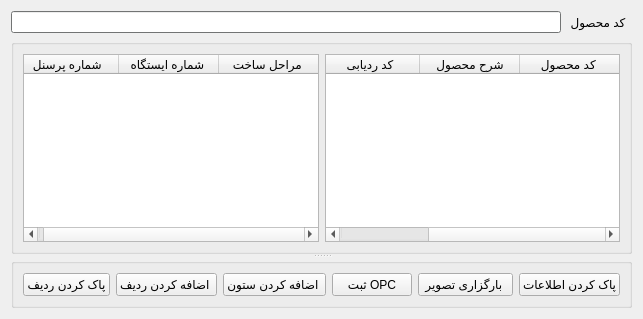
      <widget class="QWidget" name="Manage_Opc_Product">
       <attribute name="title">
        <string>Tab 2</string>
       </attribute>
       <layout class="QGridLayout" name="gridLayout_4">
        <item row="0" column="1">
         <widget class="QLabel" name="label_4">
          <property name="autoFillBackground">
           <bool>true</bool>
          </property>
          <property name="text">
           <string>  کد محصول </string>
          </property>
         </widget>
        </item>
        <item row="0" column="0">
         <widget class="QLineEdit" name="lineEdit_2">
          <property name="palette">
           <palette>
            <active>
             <colorrole role="WindowText">
              <brush brushstyle="SolidPattern">
               <color alpha="255">
                <red>0</red>
                <green>0</green>
                <blue>0</blue>
               </color>
              </brush>
             </colorrole>
             <colorrole role="Button">
              <brush brushstyle="SolidPattern">
               <color alpha="255">
                <red>160</red>
                <green>162</green>
                <blue>163</blue>
               </color>
              </brush>
             </colorrole>
             <colorrole role="Light">
              <brush brushstyle="SolidPattern">
               <color alpha="255">
                <red>240</red>
                <green>243</green>
                <blue>245</blue>
               </color>
              </brush>
             </colorrole>
             <colorrole role="Midlight">
              <brush brushstyle="SolidPattern">
               <color alpha="255">
                <red>200</red>
                <green>202</green>
                <blue>204</blue>
               </color>
              </brush>
             </colorrole>
             <colorrole role="Dark">
              <brush brushstyle="SolidPattern">
               <color alpha="255">
                <red>80</red>
                <green>81</green>
                <blue>81</blue>
               </color>
              </brush>
             </colorrole>
             <colorrole role="Mid">
              <brush brushstyle="SolidPattern">
               <color alpha="255">
                <red>107</red>
                <green>108</green>
                <blue>109</blue>
               </color>
              </brush>
             </colorrole>
             <colorrole role="Text">
              <brush brushstyle="SolidPattern">
               <color alpha="255">
                <red>0</red>
                <green>0</green>
                <blue>0</blue>
               </color>
              </brush>
             </colorrole>
             <colorrole role="BrightText">
              <brush brushstyle="SolidPattern">
               <color alpha="255">
                <red>255</red>
                <green>255</green>
                <blue>255</blue>
               </color>
              </brush>
             </colorrole>
             <colorrole role="ButtonText">
              <brush brushstyle="SolidPattern">
               <color alpha="255">
                <red>0</red>
                <green>0</green>
                <blue>0</blue>
               </color>
              </brush>
             </colorrole>
             <colorrole role="Base">
              <brush brushstyle="SolidPattern">
               <color alpha="255">
                <red>255</red>
                <green>255</green>
                <blue>255</blue>
               </color>
              </brush>
             </colorrole>
             <colorrole role="Window">
              <brush brushstyle="SolidPattern">
               <color alpha="255">
                <red>160</red>
                <green>162</green>
                <blue>163</blue>
               </color>
              </brush>
             </colorrole>
             <colorrole role="Shadow">
              <brush brushstyle="SolidPattern">
               <color alpha="255">
                <red>0</red>
                <green>0</green>
                <blue>0</blue>
               </color>
              </brush>
             </colorrole>
             <colorrole role="AlternateBase">
              <brush brushstyle="SolidPattern">
               <color alpha="255">
                <red>207</red>
                <green>208</green>
                <blue>209</blue>
               </color>
              </brush>
             </colorrole>
             <colorrole role="ToolTipBase">
              <brush brushstyle="SolidPattern">
               <color alpha="255">
                <red>255</red>
                <green>255</green>
                <blue>220</blue>
               </color>
              </brush>
             </colorrole>
             <colorrole role="ToolTipText">
              <brush brushstyle="SolidPattern">
               <color alpha="255">
                <red>0</red>
                <green>0</green>
                <blue>0</blue>
               </color>
              </brush>
             </colorrole>
            </active>
            <inactive>
             <colorrole role="WindowText">
              <brush brushstyle="SolidPattern">
               <color alpha="255">
                <red>0</red>
                <green>0</green>
                <blue>0</blue>
               </color>
              </brush>
             </colorrole>
             <colorrole role="Button">
              <brush brushstyle="SolidPattern">
               <color alpha="255">
                <red>160</red>
                <green>162</green>
                <blue>163</blue>
               </color>
              </brush>
             </colorrole>
             <colorrole role="Light">
              <brush brushstyle="SolidPattern">
               <color alpha="255">
                <red>240</red>
                <green>243</green>
                <blue>245</blue>
               </color>
              </brush>
             </colorrole>
             <colorrole role="Midlight">
              <brush brushstyle="SolidPattern">
               <color alpha="255">
                <red>200</red>
                <green>202</green>
                <blue>204</blue>
               </color>
              </brush>
             </colorrole>
             <colorrole role="Dark">
              <brush brushstyle="SolidPattern">
               <color alpha="255">
                <red>80</red>
                <green>81</green>
                <blue>81</blue>
               </color>
              </brush>
             </colorrole>
             <colorrole role="Mid">
              <brush brushstyle="SolidPattern">
               <color alpha="255">
                <red>107</red>
                <green>108</green>
                <blue>109</blue>
               </color>
              </brush>
             </colorrole>
             <colorrole role="Text">
              <brush brushstyle="SolidPattern">
               <color alpha="255">
                <red>0</red>
                <green>0</green>
                <blue>0</blue>
               </color>
              </brush>
             </colorrole>
             <colorrole role="BrightText">
              <brush brushstyle="SolidPattern">
               <color alpha="255">
                <red>255</red>
                <green>255</green>
                <blue>255</blue>
               </color>
              </brush>
             </colorrole>
             <colorrole role="ButtonText">
              <brush brushstyle="SolidPattern">
               <color alpha="255">
                <red>0</red>
                <green>0</green>
                <blue>0</blue>
               </color>
              </brush>
             </colorrole>
             <colorrole role="Base">
              <brush brushstyle="SolidPattern">
               <color alpha="255">
                <red>255</red>
                <green>255</green>
                <blue>255</blue>
               </color>
              </brush>
             </colorrole>
             <colorrole role="Window">
              <brush brushstyle="SolidPattern">
               <color alpha="255">
                <red>160</red>
                <green>162</green>
                <blue>163</blue>
               </color>
              </brush>
             </colorrole>
             <colorrole role="Shadow">
              <brush brushstyle="SolidPattern">
               <color alpha="255">
                <red>0</red>
                <green>0</green>
                <blue>0</blue>
               </color>
              </brush>
             </colorrole>
             <colorrole role="AlternateBase">
              <brush brushstyle="SolidPattern">
               <color alpha="255">
                <red>207</red>
                <green>208</green>
                <blue>209</blue>
               </color>
              </brush>
             </colorrole>
             <colorrole role="ToolTipBase">
              <brush brushstyle="SolidPattern">
               <color alpha="255">
                <red>255</red>
                <green>255</green>
                <blue>220</blue>
               </color>
              </brush>
             </colorrole>
             <colorrole role="ToolTipText">
              <brush brushstyle="SolidPattern">
               <color alpha="255">
                <red>0</red>
                <green>0</green>
                <blue>0</blue>
               </color>
              </brush>
             </colorrole>
            </inactive>
            <disabled>
             <colorrole role="WindowText">
              <brush brushstyle="SolidPattern">
               <color alpha="255">
                <red>80</red>
                <green>81</green>
                <blue>81</blue>
               </color>
              </brush>
             </colorrole>
             <colorrole role="Button">
              <brush brushstyle="SolidPattern">
               <color alpha="255">
                <red>160</red>
                <green>162</green>
                <blue>163</blue>
               </color>
              </brush>
             </colorrole>
             <colorrole role="Light">
              <brush brushstyle="SolidPattern">
               <color alpha="255">
                <red>240</red>
                <green>243</green>
                <blue>245</blue>
               </color>
              </brush>
             </colorrole>
             <colorrole role="Midlight">
              <brush brushstyle="SolidPattern">
               <color alpha="255">
                <red>200</red>
                <green>202</green>
                <blue>204</blue>
               </color>
              </brush>
             </colorrole>
             <colorrole role="Dark">
              <brush brushstyle="SolidPattern">
               <color alpha="255">
                <red>80</red>
                <green>81</green>
                <blue>81</blue>
               </color>
              </brush>
             </colorrole>
             <colorrole role="Mid">
              <brush brushstyle="SolidPattern">
               <color alpha="255">
                <red>107</red>
                <green>108</green>
                <blue>109</blue>
               </color>
              </brush>
             </colorrole>
             <colorrole role="Text">
              <brush brushstyle="SolidPattern">
               <color alpha="255">
                <red>80</red>
                <green>81</green>
                <blue>81</blue>
               </color>
              </brush>
             </colorrole>
             <colorrole role="BrightText">
              <brush brushstyle="SolidPattern">
               <color alpha="255">
                <red>255</red>
                <green>255</green>
                <blue>255</blue>
               </color>
              </brush>
             </colorrole>
             <colorrole role="ButtonText">
              <brush brushstyle="SolidPattern">
               <color alpha="255">
                <red>80</red>
                <green>81</green>
                <blue>81</blue>
               </color>
              </brush>
             </colorrole>
             <colorrole role="Base">
              <brush brushstyle="SolidPattern">
               <color alpha="255">
                <red>160</red>
                <green>162</green>
                <blue>163</blue>
               </color>
              </brush>
             </colorrole>
             <colorrole role="Window">
              <brush brushstyle="SolidPattern">
               <color alpha="255">
                <red>160</red>
                <green>162</green>
                <blue>163</blue>
               </color>
              </brush>
             </colorrole>
             <colorrole role="Shadow">
              <brush brushstyle="SolidPattern">
               <color alpha="255">
                <red>0</red>
                <green>0</green>
                <blue>0</blue>
               </color>
              </brush>
             </colorrole>
             <colorrole role="AlternateBase">
              <brush brushstyle="SolidPattern">
               <color alpha="255">
                <red>160</red>
                <green>162</green>
                <blue>163</blue>
               </color>
              </brush>
             </colorrole>
             <colorrole role="ToolTipBase">
              <brush brushstyle="SolidPattern">
               <color alpha="255">
                <red>255</red>
                <green>255</green>
                <blue>220</blue>
               </color>
              </brush>
             </colorrole>
             <colorrole role="ToolTipText">
              <brush brushstyle="SolidPattern">
               <color alpha="255">
                <red>0</red>
                <green>0</green>
                <blue>0</blue>
               </color>
              </brush>
             </colorrole>
            </disabled>
           </palette>
          </property>
         </widget>
        </item>
        <item row="1" column="0" colspan="2">
         <widget class="QSplitter" name="splitter_3">
          <property name="orientation">
           <enum>Qt::Vertical</enum>
          </property>
          <widget class="QGroupBox" name="groupBox_4">
           <property name="autoFillBackground">
            <bool>true</bool>
           </property>
           <property name="title">
            <string/>
           </property>
           <layout class="QGridLayout" name="gridLayout_6">
            <item row="0" column="0">
             <widget class="QTableWidget" name="tableWidget_3">
              <property name="maximumSize">
               <size>
                <width>500</width>
                <height>16777215</height>
               </size>
              </property>
              <property name="layoutDirection">
               <enum>Qt::RightToLeft</enum>
              </property>
              <property name="autoFillBackground">
               <bool>true</bool>
              </property>
              <property name="dragEnabled">
               <bool>true</bool>
              </property>
              <property name="dragDropMode">
               <enum>QAbstractItemView::DragDrop</enum>
              </property>
              <property name="defaultDropAction">
               <enum>Qt::MoveAction</enum>
              </property>
              <property name="alternatingRowColors">
               <bool>true</bool>
              </property>
              <property name="verticalScrollMode">
               <enum>QAbstractItemView::ScrollPerPixel</enum>
              </property>
              <property name="horizontalScrollMode">
               <enum>QAbstractItemView::ScrollPerPixel</enum>
              </property>
              <attribute name="horizontalHeaderCascadingSectionResizes">
               <bool>false</bool>
              </attribute>
              <attribute name="horizontalHeaderShowSortIndicator" stdset="0">
               <bool>false</bool>
              </attribute>
              <attribute name="horizontalHeaderStretchLastSection">
               <bool>false</bool>
              </attribute>
              <attribute name="verticalHeaderCascadingSectionResizes">
               <bool>false</bool>
              </attribute>
              <attribute name="verticalHeaderShowSortIndicator" stdset="0">
               <bool>false</bool>
              </attribute>
              <attribute name="verticalHeaderStretchLastSection">
               <bool>false</bool>
              </attribute>
              <column>
               <property name="text">
                <string>مراحل ساخت </string>
               </property>
              </column>
              <column>
               <property name="text">
                <string>شماره ایستگاه </string>
               </property>
              </column>
              <column>
               <property name="text">
                <string>شماره پرسنل </string>
               </property>
              </column>
             </widget>
            </item>
            <item row="0" column="1">
             <widget class="QTableWidget" name="tableWidget_4">
              <property name="layoutDirection">
               <enum>Qt::RightToLeft</enum>
              </property>
              <property name="autoFillBackground">
               <bool>true</bool>
              </property>
              <property name="textElideMode">
               <enum>Qt::ElideLeft</enum>
              </property>
              <column>
               <property name="text">
                <string>کد محصول </string>
               </property>
              </column>
              <column>
               <property name="text">
                <string>شرح محصول</string>
               </property>
              </column>
              <column>
               <property name="text">
                <string>کد ردیابی</string>
               </property>
              </column>
             </widget>
            </item>
           </layout>
          </widget>
          <widget class="QGroupBox" name="groupBox_3">
           <property name="maximumSize">
            <size>
             <width>16777215</width>
             <height>100</height>
            </size>
           </property>
           <property name="autoFillBackground">
            <bool>true</bool>
           </property>
           <property name="title">
            <string/>
           </property>
           <layout class="QHBoxLayout" name="horizontalLayout">
            <item>
             <widget class="QPushButton" name="pushButton_row_delete">
              <property name="maximumSize">
               <size>
                <width>16777215</width>
                <height>80</height>
               </size>
              </property>
              <property name="autoFillBackground">
               <bool>true</bool>
              </property>
              <property name="text">
               <string>پاک کردن ردیف</string>
              </property>
             </widget>
            </item>
            <item>
             <widget class="QPushButton" name="pushButton_add_row">
              <property name="maximumSize">
               <size>
                <width>16777215</width>
                <height>80</height>
               </size>
              </property>
              <property name="autoFillBackground">
               <bool>true</bool>
              </property>
              <property name="text">
               <string>اضافه کردن ردیف </string>
              </property>
             </widget>
            </item>
            <item>
             <widget class="QPushButton" name="pushButton_add_column">
              <property name="maximumSize">
               <size>
                <width>16777215</width>
                <height>80</height>
               </size>
              </property>
              <property name="autoFillBackground">
               <bool>true</bool>
              </property>
              <property name="text">
               <string>اضافه کردن ستون </string>
              </property>
             </widget>
            </item>
            <item>
             <widget class="QPushButton" name="pushButton_Save_opc">
              <property name="maximumSize">
               <size>
                <width>16777215</width>
                <height>80</height>
               </size>
              </property>
              <property name="autoFillBackground">
               <bool>true</bool>
              </property>
              <property name="text">
               <string>ثبت OPC</string>
              </property>
             </widget>
            </item>
            <item>
             <widget class="QToolButton" name="toolButton">
              <property name="maximumSize">
               <size>
                <width>16777215</width>
                <height>80</height>
               </size>
              </property>
              <property name="autoFillBackground">
               <bool>true</bool>
              </property>
              <property name="text">
               <string>بارگزاری تصویر </string>
              </property>
             </widget>
            </item>
            <item>
             <widget class="QPushButton" name="pushButton_delete_rows">
              <property name="maximumSize">
               <size>
                <width>16777215</width>
                <height>80</height>
               </size>
              </property>
              <property name="autoFillBackground">
               <bool>true</bool>
              </property>
              <property name="text">
               <string>پاک کردن اطلاعات</string>
              </property>
             </widget>
            </item>
           </layout>
          </widget>
         </widget>
        </item>
       </layout>
      </widget>
